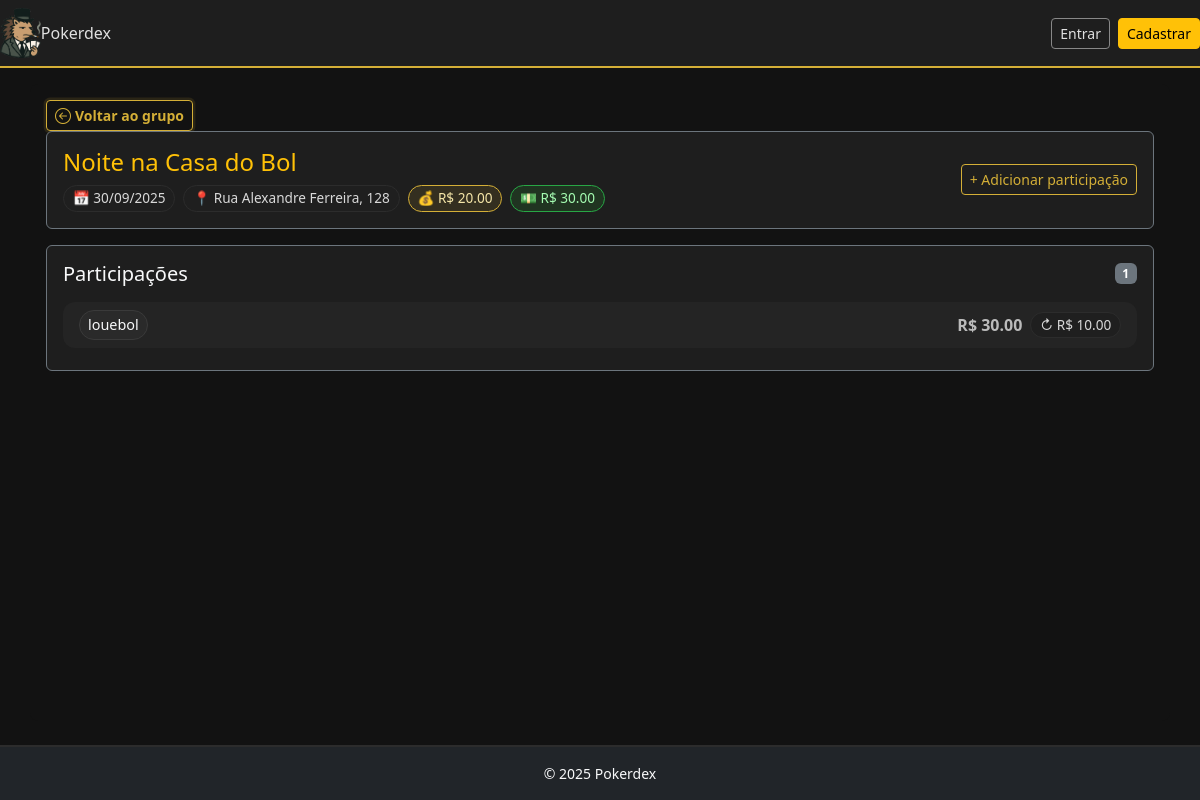
The page /games/1/?from_group=lou-e-bol on the database its author committed.
### core/models.py (models this page shows, shortened)
class Game(models.Model):
    title = models.CharField("Nome da partida", max_length=140, blank=True)
    date = models.DateField("Data", default=timezone.localdate)
    location = models.CharField("Local",max_length=180, blank=True)
    buy_in = models.DecimalField(
        "Cacife (buy-in)", max_digits=10, decimal_places=2, validators=[MinValueValidator(0)]
    )
    created_by = models.ForeignKey(User, on_delete=models.PROTECT, related_name="games_created")
    created_at = models.DateTimeField(default=timezone.now)
    groups = models.ManyToManyField(Group, through="GamePost", related_name="games")
    class Meta:
        ordering = ["-date", "-created_at"]
    def __str__(self):
        label = self.title or f"Partida em {self.date.strftime('%d/%m/%Y')}"
        return f"{label}"

class GameParticipation(models.Model):
    game = models.ForeignKey(Game, on_delete=models.CASCADE, related_name="participations")
    player = models.ForeignKey(User, verbose_name="Jogador", on_delete=models.PROTECT, related_name="game_participations")
    rebuy = models.DecimalField(
        max_digits=10, verbose_name="Rebuy", decimal_places=2, default=0, validators=[MinValueValidator(0)], null=True
    )
    final_balance = models.DecimalField(max_digits=10, verbose_name="Stack final", decimal_places=2, validators=[MinValueValidator(0)])
    created_at = models.DateTimeField(default=timezone.now)
    class Meta:
        unique_together = ("game", "player")
        indexes = [
            models.Index(fields=["game"]),
            models.Index(fields=["player"]),
        ]

### core/views.py (the view)
# urls.py: path('games/<int:pk>/', views.game_detail_view, name='game_detail'),
def game_detail_view(request, pk: int):
    game = get_object_or_404(Game, pk=pk)
    session_key = f"last_group_for_game_{pk}"
    candidate_slug = (request.GET.get("from_group") or request.session.get(session_key) or "").strip() or None
    print("candidate_slug:", candidate_slug)
    from_group = None
    if candidate_slug:
        grp = Group.objects.only("id", "name", "slug").filter(slug=candidate_slug).first()
        print("group_obj_found?", bool(grp))
        is_valid = False
        if grp:
            in_m2m = game.groups.filter(pk=grp.pk).exists()
            print("in_m2m:", in_m2m)
            if in_m2m:
                is_valid = True
            else:
                posted = GamePost.objects.filter(game_id=pk, group_id=grp.pk).exists()
                print("posted_via_gamepost:", posted)
                if posted:
                    is_valid = True
        if is_valid:
            from_group = grp
            request.session[session_key] = grp.slug
        else:
            request.session.pop(session_key, None)
    is_creator = request.user.is_authenticated and (game.created_by_id == request.user.id)
    is_group_creator = request.user.is_authenticated and Group.objects.filter(
        id__in=game.groups.values_list("id", flat=True),
        created_by=request.user,
    ).exists()
    can_edit_game = is_creator or is_group_creator
    participations = game.participations.select_related("player").all()
    buy_in = game.buy_in or 0
    total_pot = sum((buy_in + (p.rebuy or 0)) for p in participations)
    print("from_group:", from_group)
    return render(
        request,
        "game_detail.html",
        {
            "game": game,
            "participations": participations,
            "from_group": from_group,
            "total_pot": total_pot,
            "can_edit_game": can_edit_game,
        },
    )

### core/models.py (called while the page is built)
    def __str__(self):
        return self.name

### core/templates/game_detail.html (shortened to what this page needs)
{% extends "base.html" %}
{% block content %}
{% if from_group %}
{% url 'core:group_detail' slug=from_group.slug as group_url %}
{% include "includes/back_to_link.html" with href=group_url label="Voltar ao grupo" icon="bi-arrow-left-circle" %}
{% endif %}
<div class="card bg-dark border-secondary text-light mb-3">
  <div class="card-body d-flex flex-column flex-md-row align-items-start align-items-md-center gap-3">
    <div class="flex-grow-1">
      <h1 class="h4 text-warning mb-2">{{ game }}</h1>
      <div class="d-flex flex-wrap gap-2">
        <span class="chip chip-neutral" title="Data">📅 {{ game.date|date:"d/m/Y" }}</span>
        {% if game.location %}
          <span class="chip chip-neutral" title="Local">📍 {{ game.location }}</span>
        {% endif %}
        <span class="chip chip-gold" title="Buy-in">💰 R$ {{ game.buy_in }}</span>
        <span class="chip chip-green" title="Total da noite">💵 R$ {{ total_pot }}</span>
      </div>
    </div>
    {% if participations %}
      <div class="ms-md-auto d-flex gap-2">
        <a href="{% url 'core:participation_add' game.pk %}" class="btn btn-sm btn-outline-warning">
          + Adicionar participação
        </a>
      </div>
    {% endif %}
  </div>
</div>
{% if participations %}
<div class="card bg-dark border-secondary text-light card-hover">
  <div class="card-body">
    <div class="d-flex justify-content-between align-items-center mb-3">
      <h2 class="h5 m-0">Participações</h2>
      <span class="badge bg-secondary">{{ participations|length }}</span>
    </div>
<ul class="list-group list-group-flush">
  {% for p in participations %}
    {% with invested=game.buy_in|add:p.rebuy %}
      <li class="list-group-item text-light d-flex justify-content-between align-items-center">
        <div class="d-flex align-items-center gap-2">
          <span class="player-pill">{{ p.player }}</span>
        </div>
        <div class="text-end">
          <div class="d-flex align-items-center gap-2 justify-content-end">
            <div class="amount
                {% if p.final_balance > invested %}
                  amount-win
                {% elif p.final_balance < invested %}
                  amount-loss
                {% else %}
                  amount-even
                {% endif %}">
              R$ {{ p.final_balance }}
            </div>
            <span class="chip chip-neutral" title="Rebuy">
              ↻ R$ {{ p.rebuy|default:0 }}
            </span>
          </div>
        </div>
      </li>
    {% endwith %}
  {% endfor %}
</ul>
    </div>
  </div>
{% endif %}
{% endblock %}

### core/static/css/style.css (style rules this page uses)
:root { --bg: #121212; --panel: #1e1e1e; --textarea: #242424; --border: #2c2c2c; --text: #e0e0e0; --muted: #9b9b9b; --muted-2:#cccccc; --gold: #d4af37; --gold-soft: rgba(212,175,55,.3); --gold-bg: rgba(212,175,55,.12); --green-bg: rgba(55, 212, 63, 0.12); --danger: #c0392b; --danger-2:#e74c3c; --success:#2ecc71; }
* { box-sizing:border-box }
body { background:var(--bg); color:var(--text); font-family:"Segoe UI", Roboto, system-ui, -apple-system, sans-serif; }
.btn-outline-warning { border-color:var(--gold); color:var(--gold); }
.card.bg-dark { background:var(--panel) !important; border:1px solid var(--border); }
.card-hover { transition:transform .15s ease, box-shadow .15s ease, border-color .15s ease; }
.list-group { background:transparent; border:none; }
.list-group-item { background:var(--panel); border:1px solid var(--border); color:var(--text); border-radius:10px; transition:background .2s ease; }
.chip { display:inline-flex; align-items:center; gap:.35em; padding:.35rem .55rem; border-radius:999px; font-size:.85rem; line-height:1; border:1px solid transparent; white-space:nowrap; }
.chip-neutral { background:#1f1f1f; border-color:var(--border); color:#d9d9d9; }
.chip-gold { background:var(--gold-bg); border-color:var(--gold); color:#f5e6a8; }
.chip-green { background: var(--green-bg); border-color: #28a745; color: #a4fcb1; }
.player-pill { background:#2a2a2a; border:1px solid #3a3a3a; padding:.2rem .5rem; border-radius:999px; font-size:.9rem; }
.amount { font-weight:600; }
.amount-even { color:#bbb; }
:root { --panel-2: var(--textarea); }
.list-group-item { background: var(--panel-2) !important; border: 1px solid var(--border); color: var(--text); border-radius: 10px; transition: background .2s ease, transform .15s ease, box-shadow .15s ease, border-color .15s ease; will-change: transform; }
.list-group-item { border-radius: 12px !important; margin-bottom: 0.4rem; }

### rows shown on the page
Game: title "Noite na Casa do Bol", date "30/09/2025", location "Rua Alexandre Ferreira, 128", buy_in "20.00"
GameParticipation: player "louebol", final_balance "30.00", rebuy "10.00"

### other values the page prints
{{ label_text }} "Voltar ao grupo"
{{ total_pot }} "30.00"
{{ participations|length }} "1"
